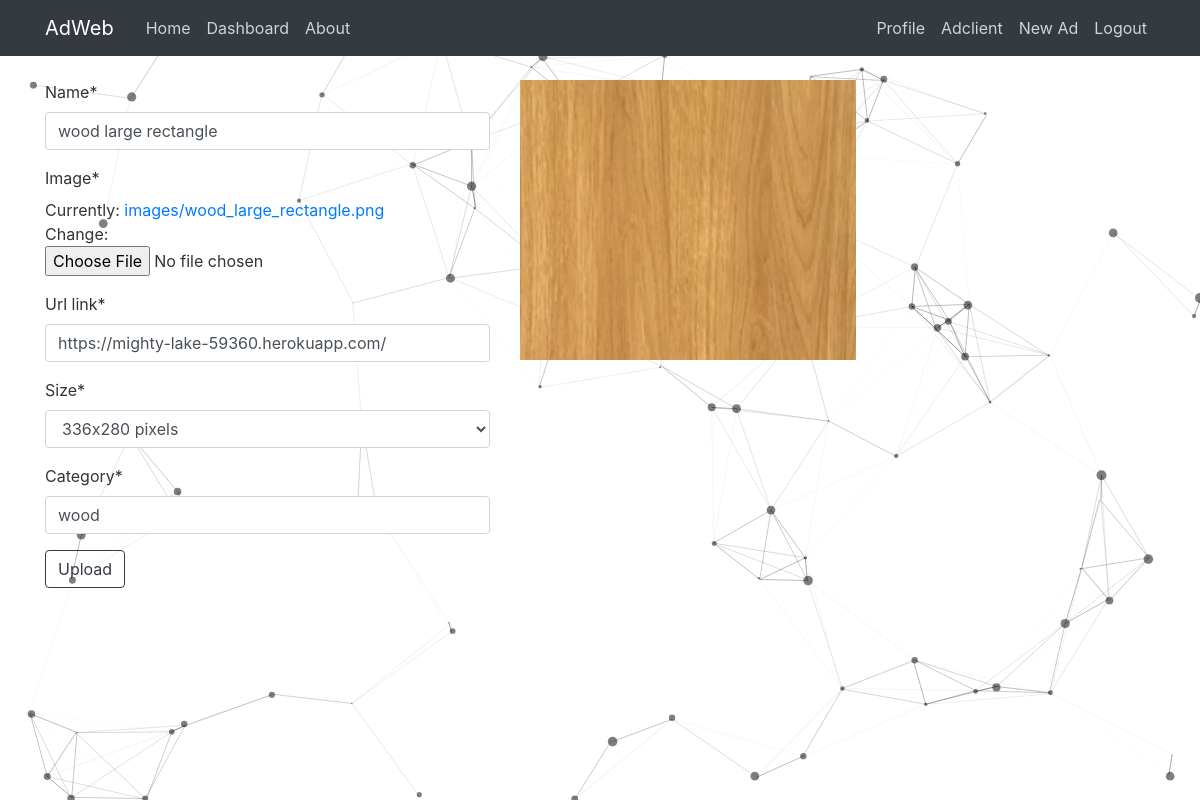
The page /advertisement/15/update/ (signed in) on the database its author committed.
### adtool/models.py (models this page shows, shortened)
class Advertisement(models.Model):
    name = models.CharField(max_length=50)
    image = models.ImageField(upload_to='images/')
    url_link = models.URLField(default="")
    clicks = models.IntegerField(default=0)
    category = models.CharField(max_length=30, default="")
    size = models.CharField(
            max_length=16, choices=(
            ('medium rectangle', '300x250 pixels'),
            ('large rectangle', '336x280 pixels'),
            ('leaderboard', '728x90 pixels'),
            ('half page', '320x600 pixels'),
            ('free size', 'free size')
        ),
        default='free size')
    user = models.ForeignKey(User, on_delete=models.CASCADE)
    publish_date = models.DateTimeField('date published', default=timezone.now)

### adtool/views.py (the view, shortened to what this page needs)
class AdvertisementUpdateView(LoginRequiredMixin, UserPassesTestMixin, UpdateView):
    model = Advertisement
    fields = ['name', 'image', 'url_link', 'size', 'category']
    def test_func(self):
        advertisement = self.get_object()
        if self.request.user == advertisement.user:
            return True
        return False

### adtool/templates/adtool/advertisement_form.html (shortened to what this page needs)
{% extends 'adtool/base.html' %}
{% load crispy_forms_tags %}
{% load static %}
{% block content %}
<div class="row">
    <div class="col-lg-5">
        <form method="post" enctype="multipart/form-data">
            {{ form|crispy }}
            <button type="submit" class="btn btn-outline-dark">Upload</button>
        </form>
    </div>
    <div class="col-lg-7">
        {% if form.instance.image %}
        <img src="{{ form.instance.image.url }}" alt="advertisement image" id="profile-img-tag" />
        {% else %}
        <img src="{% static 'adtool/default_ad.png' %}" alt="advertisement image" id="profile-img-tag">
        {% endif %}
    </div>
</div>
{% endblock content %}

### adtool/static/adtool/style.css (style rules this page uses)
body { background: #fafafa; color: #333333; margin-top: 5rem; }

### rows shown on the page
Advertisement: name "wood large rectangle", url_link "https://mighty-lake-59360.herokuapp.com/", size "336x280 pixels", category "wood", instance.image (picture)
